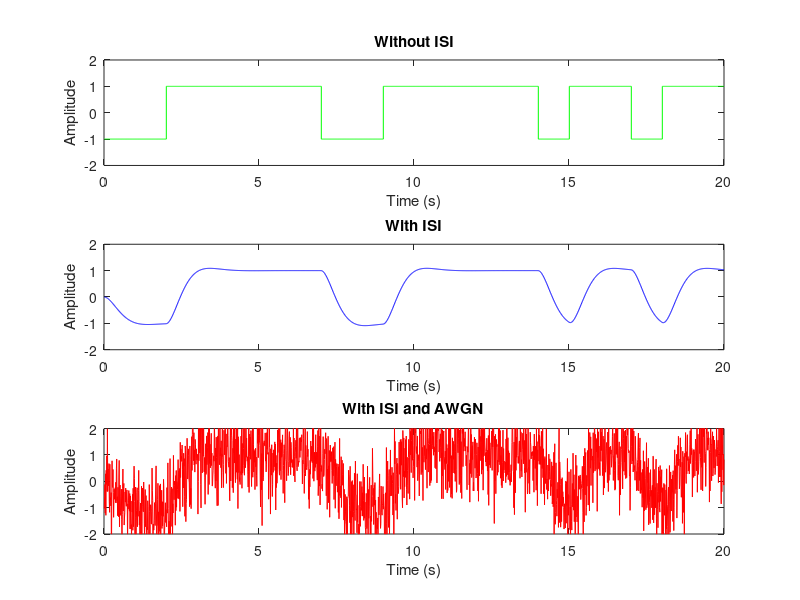

Source code (MATLAB):
num_bit = 20;   %number of bits

samp_per_bit = 100;  %samples per bit

bits = randi([0,1], num_bit, 1); 

for i = 1:num_bit     %converting to polar nrz
    if bits(i) == 0
        bits(i) = -1;
    end
end

Tb = 1;     %bit duration
snr = 1;
fs = samp_per_bit/Tb;  %sampling frequency
fc = 0.005*fs;          %cutoff frequency

signal = repelem(bits, samp_per_bit);  %the original signal

[b,a] = butter(2, fc/(fs/2));

filtered_signal = filter(b,a,signal);

output_signal = awgn(filtered_signal, snr);

figure(1)

subplot(3,1,1);
stairs(signal, 'g');
xt = get(gca, 'XTick');
set(gca, 'XTick', xt, 'XTickLabel', xt/100);
xlabel('Time (s)');
ylabel('Amplitude');
ylim([-2,2]);
title('Without ISI');

subplot(3,1,2);
plot(filtered_signal, 'b');
xt = get(gca, 'XTick');
set(gca, 'XTick', xt, 'XTickLabel', xt/100);
xlabel('Time (s)');
ylabel('Amplitude');
ylim([-2,2]);
title('With ISI')

subplot(3,1,3);
plot(output_signal, 'r');
xt = get(gca, 'XTick');
set(gca, 'XTick', xt, 'XTickLabel', xt/100);
xlabel('Time (s)');
ylabel('Amplitude')
ylim([-2,2]);
title('With ISI and AWGN');